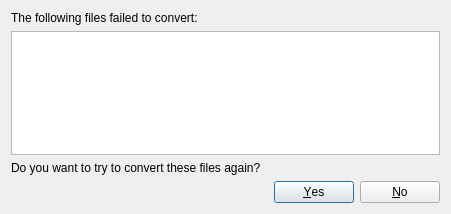
<?xml version="1.0" encoding="UTF-8"?>
<ui version="4.0">
 <class>ErrorDialog</class>
 <widget class="QDialog" name="ErrorDialog">
  <property name="geometry">
   <rect>
    <x>0</x>
    <y>0</y>
    <width>451</width>
    <height>214</height>
   </rect>
  </property>
  <property name="windowTitle">
   <string>Convert errors</string>
  </property>
  <property name="windowIcon">
   <iconset resource="../ZIMA-PS2PDF.qrc">
    <normaloff>:/gfx/warning.png</normaloff>:/gfx/warning.png</iconset>
  </property>
  <layout class="QVBoxLayout" name="verticalLayout">
   <item>
    <widget class="QLabel" name="label">
     <property name="text">
      <string>The following files failed to convert:</string>
     </property>
    </widget>
   </item>
   <item>
    <widget class="QTextEdit" name="errorTextEdit">
     <property name="readOnly">
      <bool>true</bool>
     </property>
    </widget>
   </item>
   <item>
    <widget class="QLabel" name="label_2">
     <property name="text">
      <string>Do you want to try to convert these files again?</string>
     </property>
    </widget>
   </item>
   <item>
    <layout class="QHBoxLayout" name="horizontalLayout">
     <item>
      <spacer name="horizontalSpacer">
       <property name="orientation">
        <enum>Qt::Horizontal</enum>
       </property>
       <property name="sizeHint" stdset="0">
        <size>
         <width>40</width>
         <height>20</height>
        </size>
       </property>
      </spacer>
     </item>
     <item>
      <widget class="QPushButton" name="yesButton">
       <property name="text">
        <string>&amp;Yes</string>
       </property>
      </widget>
     </item>
     <item>
      <widget class="QPushButton" name="noButton">
       <property name="text">
        <string>&amp;No</string>
       </property>
      </widget>
     </item>
    </layout>
   </item>
  </layout>
 </widget>
 <resources>
  <include location="../ZIMA-PS2PDF.qrc"/>
 </resources>
 <connections>
  <connection>
   <sender>yesButton</sender>
   <signal>clicked()</signal>
   <receiver>ErrorDialog</receiver>
   <slot>accept()</slot>
   <hints>
    <hint type="sourcelabel">
     <x>314</x>
     <y>192</y>
    </hint>
    <hint type="destinationlabel">
     <x>225</x>
     <y>106</y>
    </hint>
   </hints>
  </connection>
  <connection>
   <sender>noButton</sender>
   <signal>clicked()</signal>
   <receiver>ErrorDialog</receiver>
   <slot>reject()</slot>
   <hints>
    <hint type="sourcelabel">
     <x>400</x>
     <y>192</y>
    </hint>
    <hint type="destinationlabel">
     <x>225</x>
     <y>106</y>
    </hint>
   </hints>
  </connection>
 </connections>
</ui>
